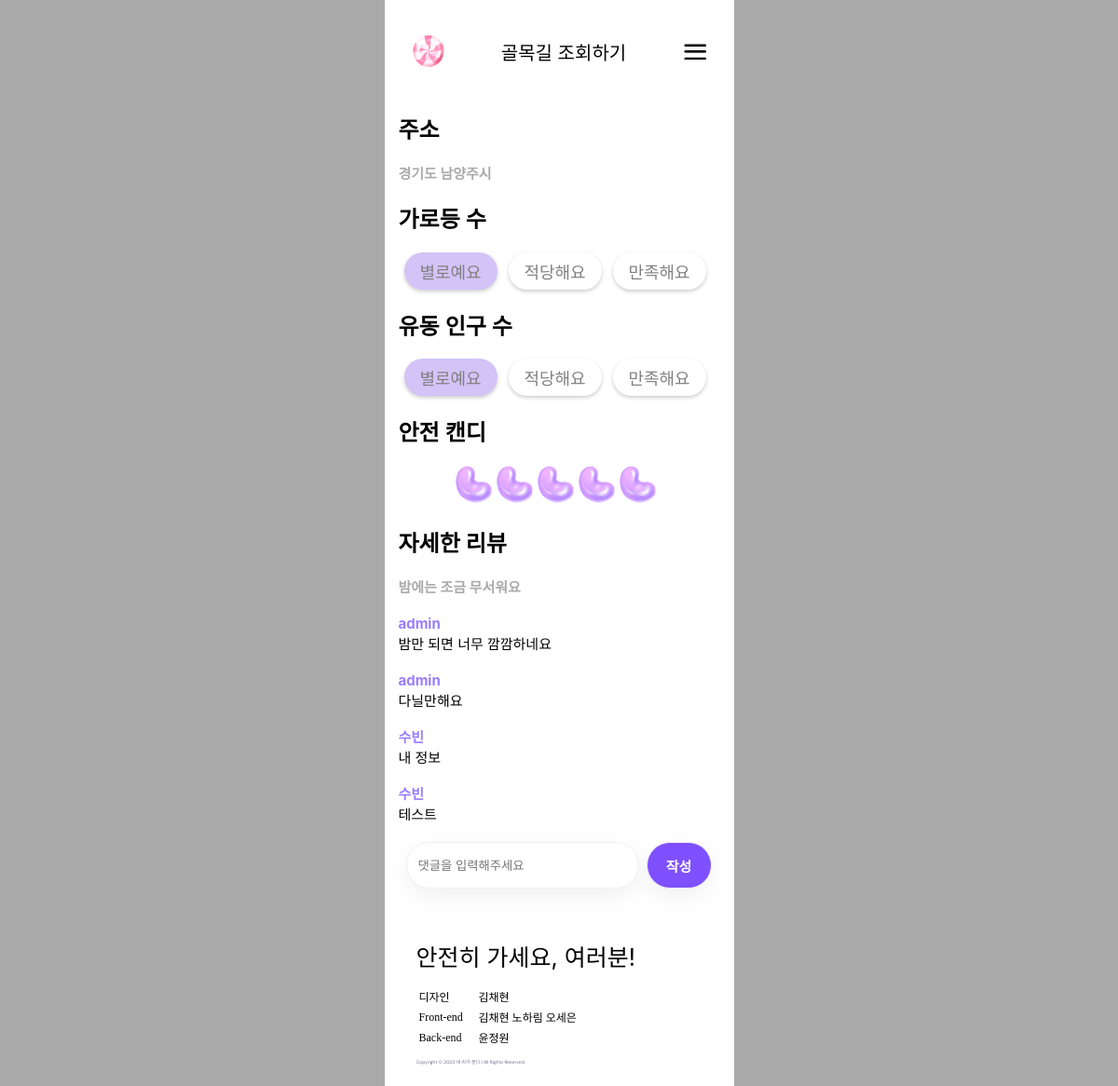
The page /markers/1/ on the database as committed earlier.
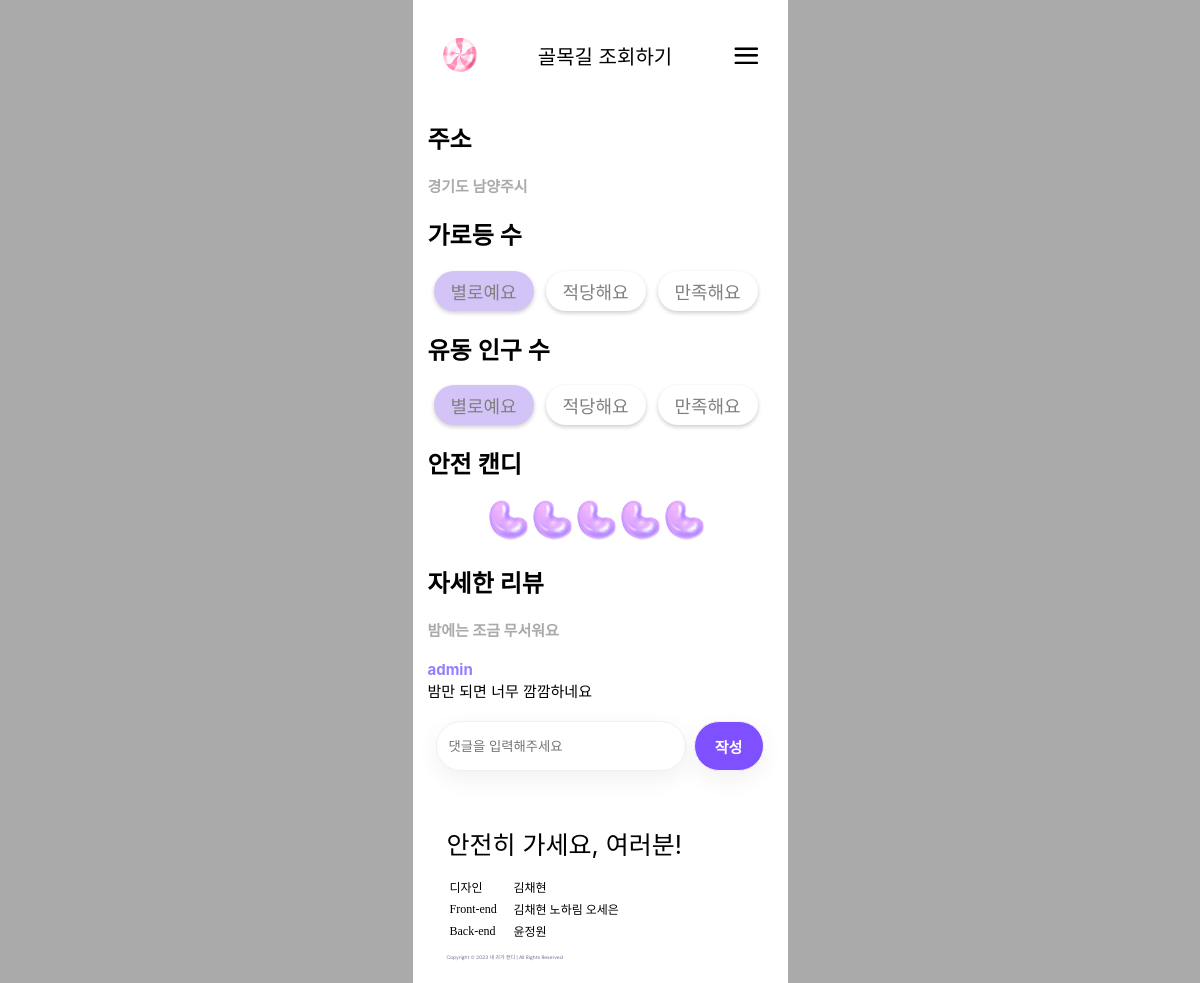
The same page on the database as committed later.
### marker/models.py (models this page shows)
class Marker(models.Model):
    user = models.ForeignKey('user.User', on_delete=models.CASCADE) # 유저 매핑
    address = models.CharField(max_length=100) # 도로명주소
    latitude = models.FloatField() # 위도
    longitude = models.FloatField() # 경도
    street_lamp = models.CharField(max_length=10) # 가로등 수
    population = models.CharField(max_length=10) # 유동인구 수
    rating = models.IntegerField() # 안전캔디 점수
    body = models.CharField(max_length = 200) # 내용
    image = models.ImageField(upload_to='', blank=False) # 이미지
    regTime = models.DateTimeField(auto_now_add=True) # 작성시간

class Comment(models.Model):
    marker = models.ForeignKey('marker.Marker', on_delete=models.CASCADE, related_name="comments") # 마커 매핑
    user = models.ForeignKey('user.User', on_delete=models.CASCADE) # 유저 매핑
    body = models.CharField(max_length=200) # 내용
    regTime = models.DateTimeField(auto_now_add=True) # 작성시간

### user/models.py (models this page shows, shortened)
class User(AbstractBaseUser, PermissionsMixin):
    kakaoId = models.CharField(max_length=100, unique=True)
    userName = models.CharField(max_length=100)
    is_staff = models.BooleanField(default=False)
    is_admin = models.BooleanField(default=False)
    is_active = models.BooleanField(default=False)
    is_superuser = models.BooleanField(default=False)
    objects = UserManager()
    USERNAME_FIELD = 'kakaoId'
    REQUIRED_FIELDS = ['userName']

### marker/views.py (the view, shortened to what this page needs)
# urls.py: path('<int:pk>/', marker_detail_view, name="marker_detail"),
def marker_detail_view(request, pk):
    marker = Marker.objects.get(pk=pk)
    comments = marker.comments.all()
    print(comments)
    return render(request, 'marker/marker-detail.html', {"marker": marker, "comments": comments, "title":"골목길 조회하기" })

### marker/templates/marker/marker-detail.html (shortened to what this page needs)
{% extends 'base.html' %} {% block content %} {% load static %}
<div id="sform">
  <h2>주소</h2>
  <p id="address_print">{{marker.address}}</p>
  <h2>가로등 수</h2>
  <div class="numtagbox">
    {% if marker.street_lamp == "별로예요" %}
    <div class="my-numtag" id="bad" style="background-color: #d3c3f7">
      별로예요
    </div>
    {% else %}
    <div class="my-numtag" id="bad">별로예요</div>
    {% endif %} {% if marker.street_lamp == "적당해요" %}
    <div class="my-numtag" id="bad" style="background-color: #d3c3f7">
      적당해요
    </div>
    {% else %}
    <div class="my-numtag" id="bad">적당해요</div>
    {% endif %}{% if marker.street_lamp == "만족해요" %}
    <div class="my-numtag" id="bad" style="background-color: #d3c3f7">
      만족해요
    </div>
    {% else %}
    <div class="my-numtag" id="bad">만족해요</div>
    {% endif %}
  </div>
  <h2>유동 인구 수</h2>
  <div class="numtagbox">
    {% if marker.street_lamp == "별로예요" %}
    <div class="my-numtag" id="bad" style="background-color: #d3c3f7">
      별로예요
    </div>
    {% else %}
    <div class="my-numtag" id="bad">별로예요</div>
    {% endif %} {% if marker.street_lamp == "적당해요" %}
    <div class="my-numtag" id="bad" style="background-color: #d3c3f7">
      적당해요
    </div>
    {% else %}
    <div class="my-numtag" id="bad">적당해요</div>
    {% endif %} {% if marker.street_lamp == "만족해요" %}
    <div class="my-numtag" id="bad" style="background-color: #d3c3f7">
      만족해요
    </div>
    {% else %}
    <div class="my-numtag" id="bad">만족해요</div>
    {% endif %}
  </div>
  <h2>안전 캔디</h2>
  <div>
    <div class="safecandy">
      {% with rating_count=marker.rating %} {% for i in ''|rjust:rating_count %}
      <img src="/static/images/candy_purple.png" width="40px" />
      {% endfor %} {% endwith %}
    </div>
  </div>
  <div>
    <h2>자세한 리뷰</h2>
    <p id="address_print">{{marker.body}}</p>
  </div>
  <div id="comment-box">
    {% for comment in comments %}
    <div
      id="text-name"
      style="
        color: #977dff;
        font-family: Inter;
        font-size: 15px;
        font-style: normal;
        font-weight: 700;
        line-height: 20px;
        margin-top: 20px;
      "
    >
      {{ comment.user.userName }}
    </div>
    <div
      id="text"
      style="
        color: #000;
        font-family: Inter;
        font-size: 15px;
        font-style: normal;
        font-weight: 400;
        line-height: normal;
      "
    >
      {{ comment.body }}
    </div>
    {%endfor %}
    <form
      id="form"
      action="{% url 'marker:marker_detail' pk=marker.pk %}"
      method="post"
      style="display: flex; align-items: center; justify-content: center"
    >
      <div class="search_bar" style="width: 250px">
        <input
          type="text"
          name="body"
          id="commAddBox"
          placeholder="댓글을 입력해주세요"
        />
      </div>
      <button
        id="commAddBtn"
        type="submit"
        style="
          border-radius: 60px;
          border: 1px solid #f3eff6;
          background: var(--unnamed, #7f50ff);
          box-shadow: 0px 8px 25px 0px rgba(13, 10, 44, 0.06);
          width: 70px;
          height: 50px;
          color: #fff;
          text-align: center;
          font-family: Inter;
          font-size: 15px;
          font-style: normal;
          font-weight: 700;
          line-height: normal;
        "
      >
        작성
      </button>
    </form>
  </div>
</div>
{% endblock %}

### templates/base.html (shortened to what this page needs)
<!DOCTYPE html>
<html lang="ko">
  <head>
    {% load static %}
    <link rel="stylesheet" href="{% static 'base.css' %}" />
    <link rel="stylesheet" href="{% static 'police.css'%}" />
    <link rel="stylesheet" href="{% static 'road.css'%}" />
    <link rel="stylesheet" href="{% static 'review.css'%}" />
    <link rel="stylesheet" href="{% static 'siren.css'%}" />
  </head>
  {% include 'head.html' %}
  <body>
    <div class="content">
      {% include 'header.html' %} {% block content %} {% endblock %}
      <div>{% include 'footer.html' %}</div>
    </div>
  </body>
</html>

### templates/head.html (shortened to what this page needs)
{% load static %}
<head>
  <link rel="stylesheet" type="text/css" href="{% static 'base.css' %}" />
</head>

### templates/header.html (shortened to what this page needs)
{% load static %}
<div class="header" style="text-align: center">
  <div
    style="
      width: 315px;
      display: flex;
      justify-content: space-between;
      align-items: center;
      height: 90px;
      margin: 0 auto;
    "
  >
    <img
      src="{% static '/images/symbol.png' %}"
      width="34px"
      height="34px"
      onclick="goMain()"
    />
    <p
      style="
        color: #000;
        text-align: center;
        font-family: Inter;
        font-size: 20px;
        font-style: normal;
        font-weight: 400;
        line-height: normal;
      "
    >
      {{title}}
    </p>
    <img
      src="{% static '/images/menu.png' %}"
      width="24px"
      height="17px"
      onclick="toggleNav()"
    />
  </div>
</div>

### templates/footer.html
<div class="footer" style="padding-left: 24px; padding-top: 24px">
  <div
    class="footer_title"
    style="
      font-family: Inter;
      font-size: 25px;
      font-style: normal;
      font-weight: 400;
      line-height: 10px;
    "
  >
    <p>안전히 가세요, 여러분!</p>
  </div>
  <table id="table" style="width: 375px; font-size: 12px" text-align="left">
    <tr>
      <td width="60px">디자인</td>
      <td>김채현</td>
    </tr>
    <tr>
      <td width="60px">Front-end</td>
      <td>김채현 노하림 오세은</td>
    </tr>
    <tr>
      <td width="60px">Back-end</td>
      <td>윤정원</td>
    </tr>
  </table>
  <p
    id="copyright"
    style="
      color: var(--neutral-600, #6f6c90);
      font-family: DM Sans;
      font-size: 5px;
      font-style: normal;
      font-weight: 400;
      line-height: 20px;
    "
  >
    Copyright © 2023 내 귀가 캔디 | All Rights Reserved
  </p>
</div>

### static/base.css (style rules this page uses)
body { background-color: #aaa; margin: 0; }
.content { background-color: #fff; width: 375px; margin: 0 auto; padding: 10px; box-sizing: border-box; }

### static/police.css (style rules this page uses)
form { width: 100%; }
.search_bar { width: 300px; height: 50px; border-radius: 60px; border: 1px solid var(--neutral-300, #eff0f6); background: var(--neutral-100, #fff); box-shadow: 0px 8px 25px 0px rgba(13, 10, 44, 0.06); margin: 20px auto; display: flex; align-items: center; justify-content: space-around; padding: 10px; box-sizing: border-box; }
.search_bar input { border: none; width: 240px; cursor: pointer; }
button { border: none; background: none; }

### static/road.css (style rules this page uses)
#address_print { color: #aaa; font-family: Inter; font-size: 15px; font-style: normal; font-weight: 700; line-height: normal; }

### static/review.css (style rules this page uses)
div { max-width: 375px; }
div.safecandy { text-align: center; }
#sform { display: inline-block; margin-left: 5px; margin-right: 10px; }
.my-numtag { margin: 0px 6px; font-size: 18px; background-color: white; color: grey; width: 100px; height: 40px; border-radius: 20px; border: none; box-shadow: 0 2px 4px rgba(0, 0, 0, 0.2); cursor: pointer; display: flex; justify-content: center; align-items: center; }
.numtagbox { display: flex; align-items: center; justify-content: center; }

Rows that differ between the two databases and show on the page:
removed Comment: user.userName "admin", body "다닐만해요"
removed Comment: user.userName "수빈", body "내 정보"
removed Comment: user.userName "수빈", body "테스트"
